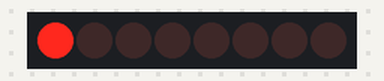
Simulated run of this sketch. Board: Arduino Uno, built with avr-gcc and run on an emulated ATmega328P. Shown: 8 shift-register outputs drawn as a row of LEDs (first output left, lit = HIGH). Wiring (inferred from the names in the program): shift register (74HC595): data pin 11; shift clock pin 12; latch pin 8. Wiring (inferred from the signals the program sends): row of LEDs: on Q0, Q1, Q2, Q3, Q4, Q5, Q6, Q7.

Above: at 0.1 s.
At 0.7 s:
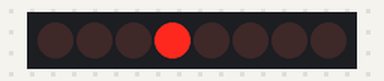
At 1.1 s:
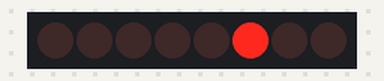
At 1.5 s:
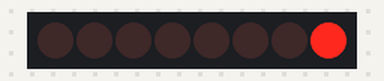
At 2.5 s:
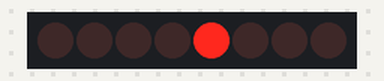
At 3.5 s:
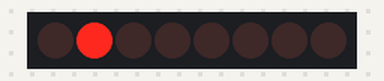
Timing chart, 0 to 3.8 s (numbered marks = the images above):
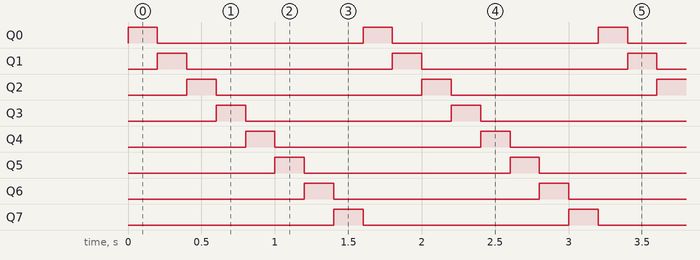

Measured:
- by itself, Q0–7: alternates HIGH for 0.20 s and LOW for 1.4 s
- by itself, everything shown: repeats every 1.6 s, in 8 steps

The sketch:

arduino_shift_register1.ino
```cpp
const int dataPin = 11;
const int clockPin = 12;
const int latchPin = 8;

void setup()
{
  pinMode(dataPin, OUTPUT);
  pinMode(clockPin, OUTPUT);
  pinMode(latchPin, OUTPUT);
}

void loop()
{
  for (byte i = 0; i < 8; i++)
  {
    digitalWrite(latchPin, LOW);

    shiftOut(dataPin, clockPin, MSBFIRST, 1 << i);

    digitalWrite(latchPin, HIGH);

    delay(200);
  }
}
```
